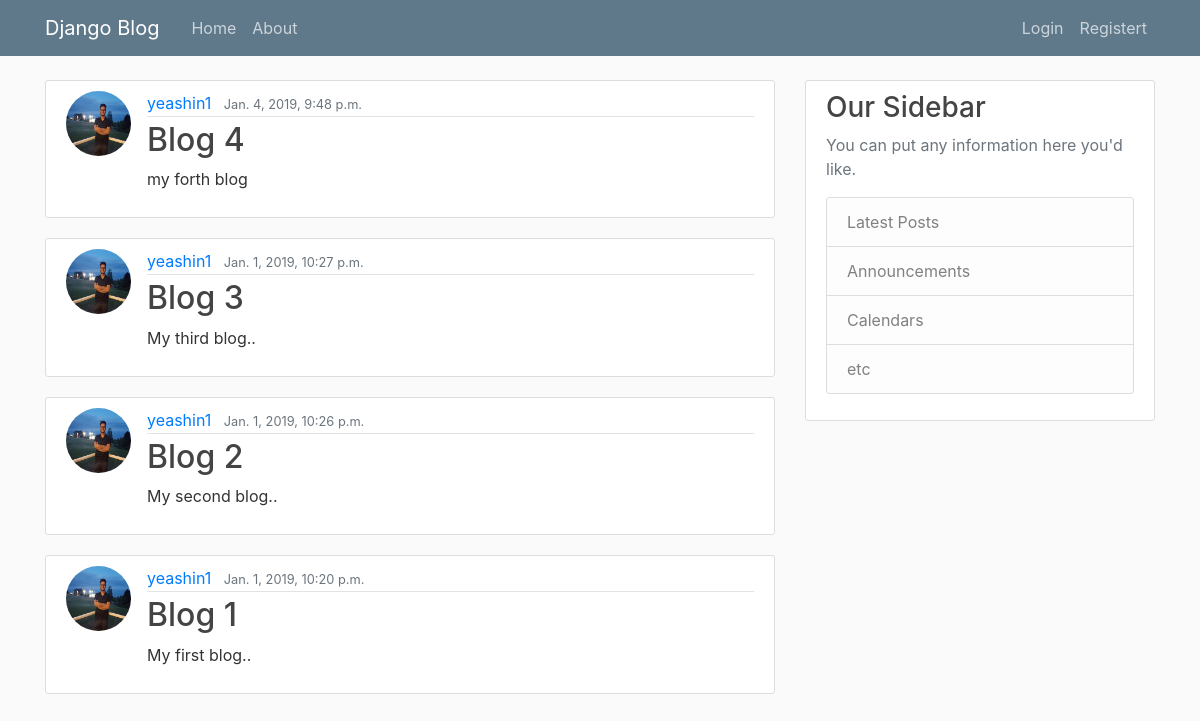
The page / on the database its author committed.
### my_blog/models.py (models this page shows, shortened)
class Post(models.Model):
    title = models.CharField(max_length = 100)
    content = models.TextField()
    date_posted = models.DateTimeField(default = timezone.now)
    author = models.ForeignKey(User, on_delete = models.CASCADE)

### Users/models.py (models this page shows, shortened)
class Profile(models.Model):
    user = models.OneToOneField(User, on_delete = models.CASCADE)
    image = models.ImageField(default = 'default.jpg', upload_to = 'profile_pics')

### my_blog/views.py (the view)
# urls.py: path('', PostListView.as_view(), name = 'blog-home'),
class PostListView(ListView):
    model = Post
    template_name= 'my_blog/home.html'
    context_object_name = 'posts'
    ordering = ['-date_posted']

### my_blog/templates/my_blog/home.html
{% extends "my_blog/base.html" %}
   {% block content %}
        {% for post in posts %}
        <article class="media content-section">
            <img class = "rounded-circle article-img" src="{{ post.author.profile.image.url }}">
                <div class="media-body">
                  <div class="article-metadata">
                    <a class="mr-2" href="#">{{ post.author }}</a>
                    <small class="text-muted">{{ post.date_posted }}</small>
                  </div>
                  <h2><a class="article-title" href="{% url 'post-detail' post.id %}">{{ post.title }}</a></h2>
                  <p class="article-content">{{ post.content }}</p>
                </div>
        </article>
        {% endfor %}
    {% endblock %}

### my_blog/templates/my_blog/base.html (shortened to what this page needs)
{% load static %}
<!DOCTYPE html>
<html lang="en">
<head>
    <link rel="stylesheet" href="https://maxcdn.bootstrapcdn.com/bootstrap/4.0.0/css/bootstrap.min.css">
    <link rel="stylesheet" type="text/css" href="{% static 'my_blog/main.css' %}">
</head>
<body>
        <header class="site-header">
                <nav class="navbar navbar-expand-md navbar-dark bg-steel fixed-top">
                  <div class="container">
                    <a class="navbar-brand mr-4" href="/">Django Blog</a>
                    <div class="collapse navbar-collapse" id="navbarToggle">
                      <div class="navbar-nav mr-auto">
                        <a class="nav-item nav-link" href="{% url 'blog-home' %}">Home</a>
                        <a class="nav-item nav-link" href="{% url 'about-home' %}">About</a>
                      </div>
                      <div class="navbar-nav">
                        {% if user.is_authenticated %}
                            <a class="nav-item nav-link" href="{% url 'post-create' %}"> New Post </a>
                            <a class="nav-item nav-link" href="{% url 'profile' %}">Profile</a>
                            <a class="nav-item nav-link" href="{% url 'logout' %}">Logout</a>
                        {% else %}
                          <a class="nav-item nav-link" href="{% url 'login' %}">Login</a>
                          <a class="nav-item nav-link" href="{% url 'register' %}">Registert</a>
                        {% endif %}
                      </div>
                    </div>
                  </div>
                </nav>
        </header>
        <main role="main" class="container">
                    <div class="row">
                      <div class="col-md-8">
                        {% block content %}{% endblock %}
                      </div>
                      <div class="col-md-4">
                        <div class="content-section">
                          <h3>Our Sidebar</h3>
                          <p class='text-muted'>You can put any information here you'd like.
                            <ul class="list-group">
                              <li class="list-group-item list-group-item-light">Latest Posts</li>
                              <li class="list-group-item list-group-item-light">Announcements</li>
                              <li class="list-group-item list-group-item-light">Calendars</li>
                              <li class="list-group-item list-group-item-light">etc</li>
                            </ul>
                          </p>
                        </div>
                      </div>
                    </div>
        </main>
</body>
</html>

### my_blog/static/my_blog/main.css (style rules this page uses)
body { background: #fafafa; color: #333333; margin-top: 5rem; }
h1, h2, h3, h4, h5, h6 { color: #444444; }
ul { margin: 0; }
.bg-steel { background-color: #5f788a; }
.site-header .navbar-nav .nav-link { color: #cbd5db; }
.content-section { background: #ffffff; padding: 10px 20px; border: 1px solid #dddddd; border-radius: 3px; margin-bottom: 20px; }
.article-title { color: #444444; }
.article-content { white-space: pre-line; }
.article-img { height: 65px; width: 65px; margin-right: 16px; }
.article-metadata { padding-bottom: 1px; margin-bottom: 4px; border-bottom: 1px solid #e3e3e3 }

### rows shown on the page
Post: author.profile.image (picture), author "yeashin1", date_posted "Jan. 4, 2019, 9:48 p.m.", title "Blog 4", content "my forth blog"
Post: author.profile.image (picture), author "yeashin1", date_posted "Jan. 1, 2019, 10:27 p.m.", title "Blog 3", content "My third blog.."
Post: author.profile.image (picture), author "yeashin1", date_posted "Jan. 1, 2019, 10:26 p.m.", title "Blog 2", content "My second blog.."
Post: author.profile.image (picture), author "yeashin1", date_posted "Jan. 1, 2019, 10:20 p.m.", title "Blog 1", content "My first blog.."
